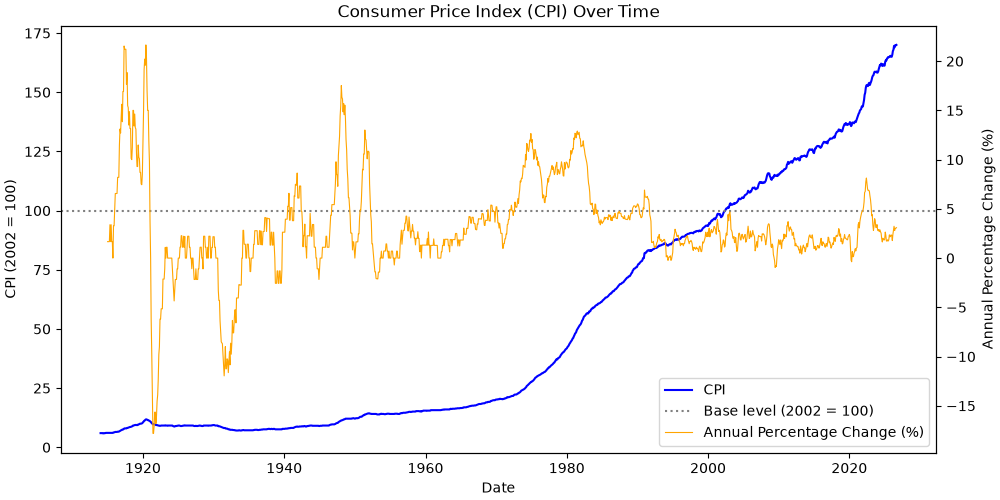

The Python source for this figure:
# FINE 3300 - Assignment 2, Part B: Consumer Price Index

import numpy as np
import pandas as pd
import matplotlib.pyplot as plt
# 1. Load the data
# The Bank of Canada CSV has 8 lines of info text at the top
data_frame = pd.read_csv('cpi.csv', skiprows=8)

data_frame = data_frame.rename(columns={'date': 'Date', 'STATIC_INFLATIONCALC': 'CPI'})

# Convert dates from text to real dates
data_frame['Date'] = pd.to_datetime(data_frame['Date'])

data_frame['Annual Pct Change'] = data_frame['CPI'].pct_change(periods=12) * 100
data_frame['Annual Pct Change'] = np.round(data_frame['Annual Pct Change'], 2)

print(data_frame.tail(5))
# Plot the CPI on the left axis
fig, ax = plt.subplots(figsize=(10, 5), layout='constrained')

ax.plot(data_frame['Date'], data_frame['CPI'], color='blue', label='CPI')

ax.set_xlabel('Date')
ax.set_ylabel('CPI (2002 = 100)')
ax.set_title('Consumer Price Index (CPI) Over Time')

# Add a horizontal line at CPI = 100
ax.axhline(y=100, linestyle=':', color='gray', label='Base level (2002 = 100)')

# Add a second y-axis for the annual percentage change
ax2 = ax.twinx()
ax2.plot(data_frame['Date'], data_frame['Annual Pct Change'], color='orange', label='Annual Percentage Change (%)', linewidth=0.8)
ax2.set_ylabel('Annual Percentage Change (%)')
# One legend for both axes, then save the graph as a png
lines1, labels1 = ax.get_legend_handles_labels()
lines2, labels2 = ax2.get_legend_handles_labels()
ax.legend(lines1 + lines2, labels1 + labels2, loc='lower right')
fig.savefig('cpi_graph.png')
plt.show()
